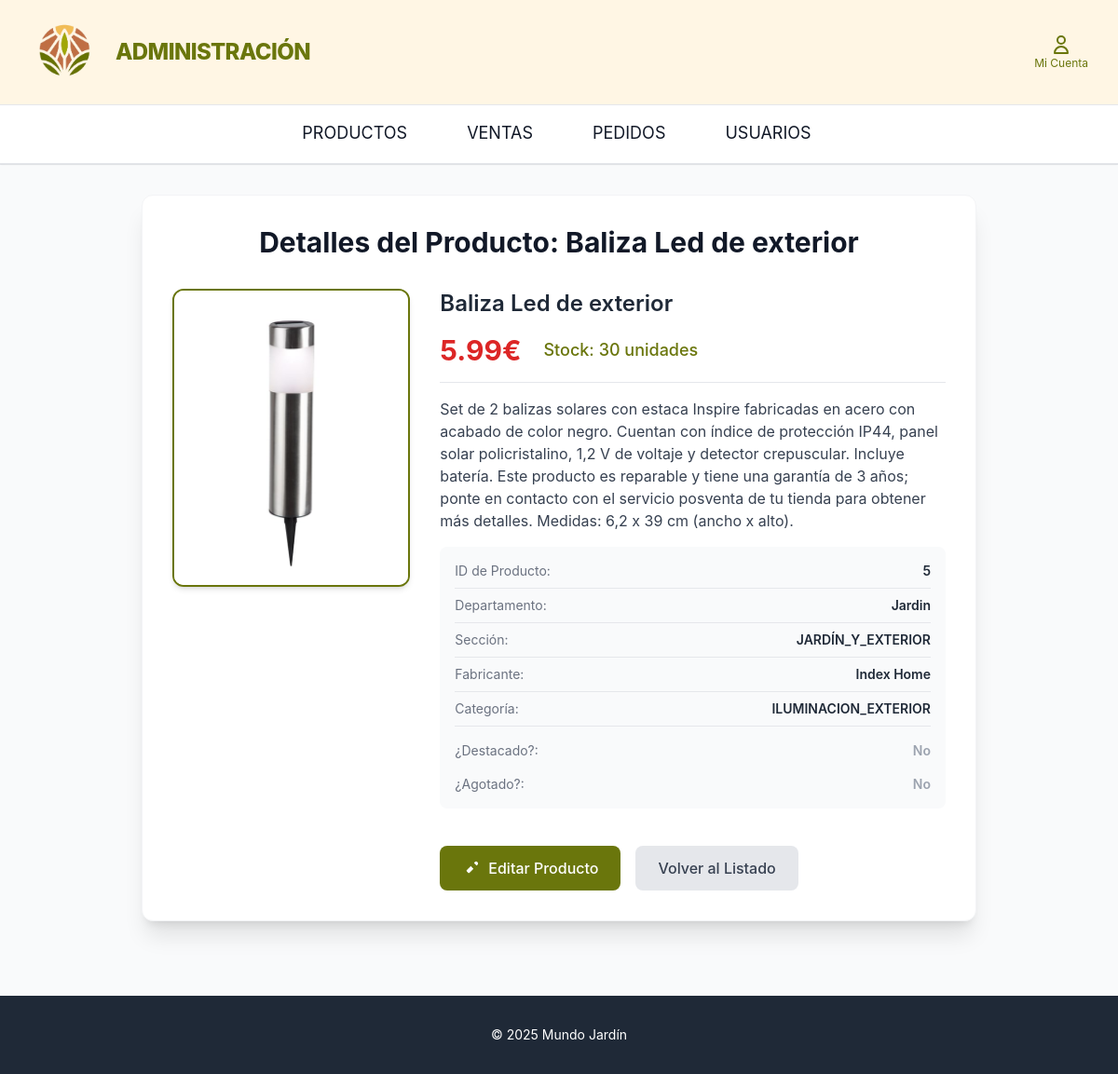
Before: /catalogoAdmin/mostrar/5/ with the older database file.
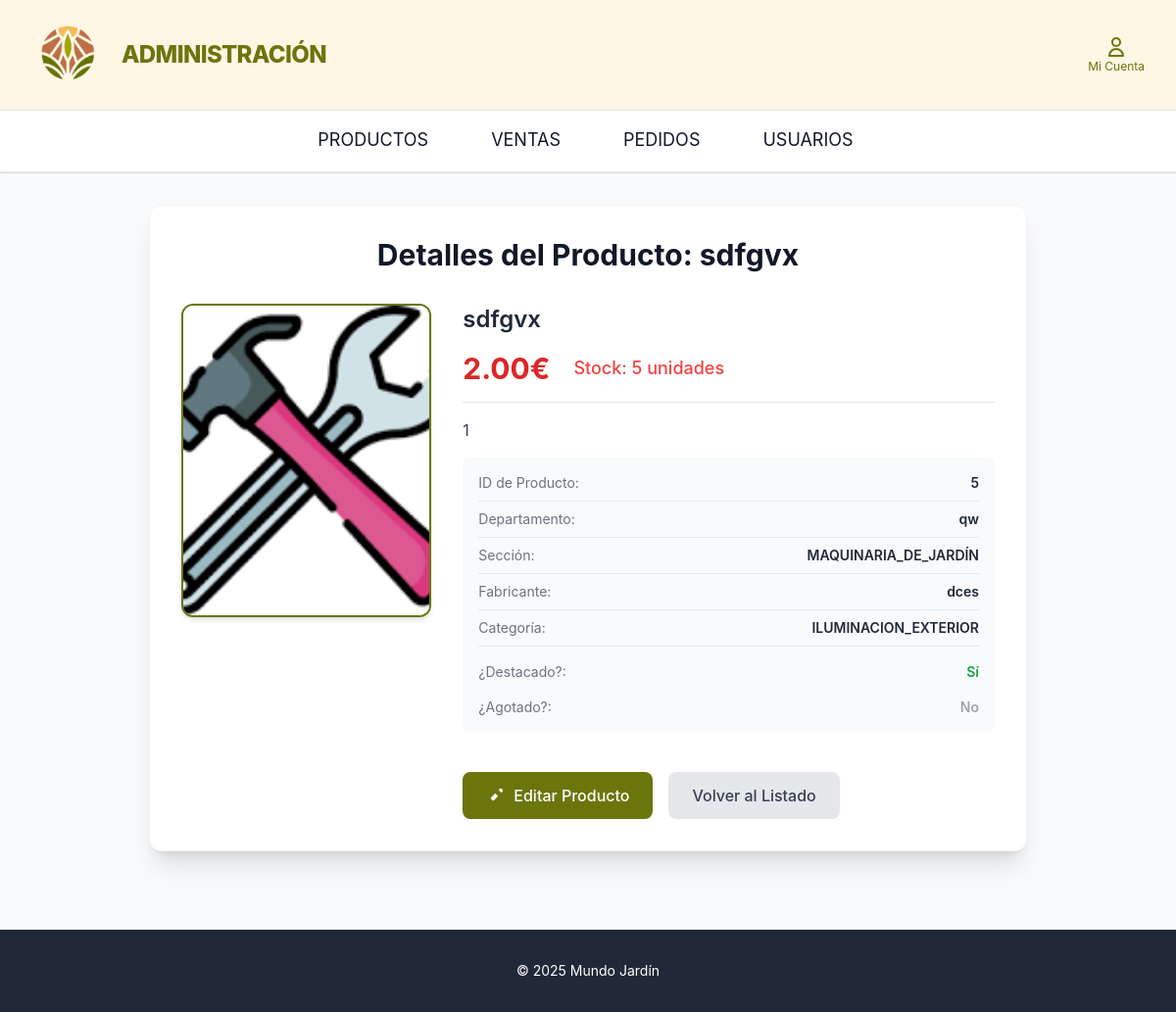
After: the same page with the newer database file.
### home/models.py (models this page shows, shortened)
class Producto(models.Model):
    nombre= models.CharField(max_length=200)
    descripcion= models.TextField()
    departamento= models.CharField(max_length=200)
    seccion=models.CharField(max_length=50, choices=Seccion.choices)
    fabricante=models.CharField(max_length=200)
    categoria=models.CharField(max_length=50, choices=Categoria.choices)
    precio= models.DecimalField(max_digits=10, decimal_places=2)
    stock=models.IntegerField(default=0)
    imagen= models.ImageField(upload_to='', blank=True, null=True)
    esta_agotado= models.BooleanField(default=False)
    esta_destacado= models.BooleanField(default=False)
    orden = models.PositiveIntegerField(default=0, blank=False, null=False)
    class Meta:
        ordering = ['orden']

### catalogo_admin/views.py (the view)
# urls.py: path('mostrar/<int:pk>/', views.mostrar_producto, name='mostrar_producto'),
def mostrar_producto(request, pk):
    producto = get_object_or_404(Producto, pk=pk)
    context = {'producto': producto}
    return render(request, 'catalogo_admin/mostrar_producto.html', context)

### catalogo_admin/templates/catalogo_admin/mostrar_producto.html (shortened to what this page needs)
{% extends 'catalogo_admin/base_admin.html' %}
{% load static %}
{% block content %}
<div class="max-w-4xl mx-auto bg-white p-8 rounded-xl shadow-xl border border-gray-100">
    <h1 class="text-3xl font-bold text-gray-900 mb-8 text-center lm-text-green">
        Detalles del Producto: {{ producto.nombre }}
    </h1>
    <div class="grid md:grid-cols-3 gap-8">
        <div class="md:col-span-1 flex justify-center">
            {% if producto.imagen %}
                <img src="{{ producto.imagen.url }}"
                     alt="{{ producto.nombre }}"
                     class="w-full h-auto max-h-80 object-cover rounded-xl shadow-md border-2 lm-border-green">
            {% else %}
                <div class="w-full h-64 bg-gray-200 flex items-center justify-center rounded-xl text-gray-500 border border-dashed">
                    Sin Imagen Disponible
                </div>
            {% endif %}
        </div>
        <div class="md:col-span-2 space-y-4">
            <h2 class="text-2xl font-semibold text-gray-800">{{ producto.nombre }}</h2>
            <div class="flex space-x-6 items-center border-b pb-4">
                <span class="text-3xl font-bold text-red-600">{{ producto.precio }}€</span>
                <span class="text-lg font-medium {% if producto.stock <= 5 %}text-red-500{% else %}lm-text-green{% endif %}">
                    Stock: {{ producto.stock }} unidades
                </span>
            </div>
            <p class="text-gray-700 whitespace-pre-wrap">{{ producto.descripcion }}</p>
            <div class="bg-gray-50 p-4 rounded-lg space-y-2 text-sm">
                {% include 'catalogo_admin/snippets/producto_atributos.html' %}
            </div>
            <div class="pt-6 flex space-x-4">
                <a href="{% url 'editar_producto' pk=producto.pk %}"
                   class="lm-green text-white px-6 py-3 rounded-lg hover:lm-hover-bg transition font-medium flex items-center space-x-2">
                    <svg xmlns="http://www.w3.org/2000/svg" class="h-5 w-5" viewBox="0 0 20 20" fill="currentColor">
                        <path d="M13.586 3.586a2 2 0 112.828 2.828l-.793.793-2.828-2.828.793-.793zm-1.414 7.07l-4.243 4.243a1 1 0 01-1.414 0l-1.414-1.414a1 1 0 010-1.414l4.243-4.243 2.828 2.828z" />
                    </svg>
                    <span>Editar Producto</span>
                </a>
                <a href="{% url 'lista_productos' %}"
                   class="bg-gray-200 text-gray-700 px-6 py-3 rounded-lg hover:bg-gray-300 transition font-medium">
                    Volver al Listado
                </a>
            </div>
        </div>
    </div>
</div>
{% endblock %}

### catalogo_admin/templates/catalogo_admin/base_admin.html (shortened to what this page needs)
{% load static %}
<!DOCTYPE html>
<html lang="es">
<head>
    <link rel="stylesheet" href="https://code.jquery.com/ui/1.13.2/themes/base/jquery-ui.css">
    <script src="https://cdn.tailwindcss.com"></script>
</head>
<body class="bg-gray-50 flex flex-col min-h-screen">
    <header class="border-b border-gray-200 sticky top-0 z-50 bg-white">
    <div class="bg-[#fff6e4] border-b border-gray-200">
            <div class="max-w-7xl mx-auto px-4 sm:px-6 lg:px-8 py-4 flex items-center justify-between">
                <a href="#" class="flex items-center text-2xl font-extrabold lm-text-green tracking-tight flex-shrink-0 mr-5">
                    <img src="{% static 'logo.png' %}"
                        alt="Logo Mundo Jardín"
                        class="h-20 w-20 mr-3 rounded-full">
                    ADMINISTRACIÓN
                </a>
                <div class="flex items-center space-x-6 flex-shrink-0">
                    <a href="#" class="flex flex-col items-center text-[#6a760c] hover:text-[#bf7149] transition hidden sm:flex">
                        <svg xmlns="http://www.w3.org/2000/svg" class="h-6 w-6" fill="none" viewBox="0 0 24 24" stroke="currentColor"><path stroke-linecap="round" stroke-linejoin="round" stroke-width="2" d="M16 7a4 4 0 11-8 0 4 4 0 018 0zM12 14a7 7 0 00-7 7h14a7 7 0 00-7-7z"/></svg>
                        <span class="text-xs">Mi Cuenta</span>
                    </a>
                </div>
            </div>
        </div>
    <nav class="bg-white border-b border-gray-200 shadow-sm">
        <ul class="flex justify-center space-x-12 py-1 text-lg text-gray-700">
            <li><a href="{% url 'lista_productos' %}" class="block py-3 px-2 text-gray-900 transition border-b-2 border-transparent hover:border-[#6a760c] rounded-sm">PRODUCTOS</a></li>
            <li><a href="{% url 'ventas_admin_index' %}" class="block py-3 px-2 text-gray-900 transition border-b-2 border-transparent hover:border-[#6a760c] rounded-sm">VENTAS</a></li>
            <li><a href="#" class="block py-3 px-2 text-gray-900 transition border-b-2 border-transparent hover:border-[#6a760c] rounded-sm">PEDIDOS</a></li>
            <li><a href="{% url 'clientes_admin_index' %}" class="block py-3 px-2 text-gray-900 transition border-b-2 border-transparent hover:border-[#6a760c] rounded-sm">USUARIOS</a></li>
        </ul>
    </nav>
    </header>
    <main class="flex-grow py-8">
        <div class="max-w-7xl mx-auto px-4 sm:px-6 lg:px-8">
            {% block content %}
            {% endblock %}
        </div>
    </main>
    <footer class="bg-gray-800 text-white mt-12">
        <div class="max-w-7xl mx-auto px-4 sm:px-6 lg:px-8 py-8 text-center text-sm">
            © 2025 Mundo Jardín
        </div>
    </footer>
</body>
</html>

### catalogo_admin/templates/catalogo_admin/snippets/producto_atributos.html
<div class="flex justify-between border-b pb-2">
    <span class="text-gray-500">ID de Producto:</span>
    <span class="font-semibold text-gray-800">{{ producto.pk }}</span>
</div>
<div class="flex justify-between border-b pb-2">
    <span class="text-gray-500">Departamento:</span>
    <span class="font-semibold text-gray-800">{{ producto.departamento }}</span>
</div>
<div class="flex justify-between border-b pb-2">
    <span class="text-gray-500">Sección:</span>
    <span class="font-semibold text-gray-800">{{ producto.seccion }}</span>
</div>
<div class="flex justify-between border-b pb-2">
    <span class="text-gray-500">Fabricante:</span>
    <span class="font-semibold text-gray-800">{{ producto.fabricante }}</span>
</div>
<div class="flex justify-between border-b pb-2">
    <span class="text-gray-500">Categoría:</span>
    <span class="font-semibold text-gray-800">{{ producto.categoria }}</span>
</div>
<div class="flex justify-between pt-2">
    <span class="text-gray-500">¿Destacado?:</span>
    <span class="font-semibold {% if producto.esta_destacado %}text-green-600{% else %}text-gray-400{% endif %}">
        {% if producto.esta_destacado %}Sí{% else %}No{% endif %}
    </span>
</div>
<div class="flex justify-between pt-2">
    <span class="text-gray-500">¿Agotado?:</span>
    <span class="font-semibold {% if producto.esta_agotado %}text-red-600{% else %}text-gray-400{% endif %}">
        {% if producto.esta_agotado %}Sí{% else %}No{% endif %}
    </span>
</div>

### catalogo_admin/templates/catalogo_admin/base_admin.html (style rules this page uses)
body { font-family: 'Inter', sans-serif; }
.lm-green { background-color: #6a760c; }
.lm-text-green { color: #6a760c; }
.lm-border-green { border-color: #6a760c; }

Changed rows visible on the page:
changed Producto "ILUMINACION_EXTERIOR": nombre "Baliza Led de exterior" → "sdfgvx"; imagen: a different picture; precio "5.99" → "2.00"; stock "30" → "5"; descripcion "Set de 2 balizas solares con estaca Inspire fabricadas en acero con acabado de color negro. Cuentan con índice de protección IP44, panel solar policristalino, 1,2 V de voltaje y detector crepuscular. Incluye batería. Este producto es reparable y tiene una garantía de 3 años; ponte en contacto con el servicio posventa de tu tienda para obtener más detalles. Medidas: 6,2 x 39 cm (ancho x alto)." → "1"; departamento "Jardin" → "qw"; seccion "JARDÍN_Y_EXTERIOR" → "MAQUINARIA_DE_JARDÍN"; fabricante "Index Home" → "dces"; esta_destacado False → True (drawn)
Other visible differences:
text no longer shown: "No"
text now shown: "Sí"
